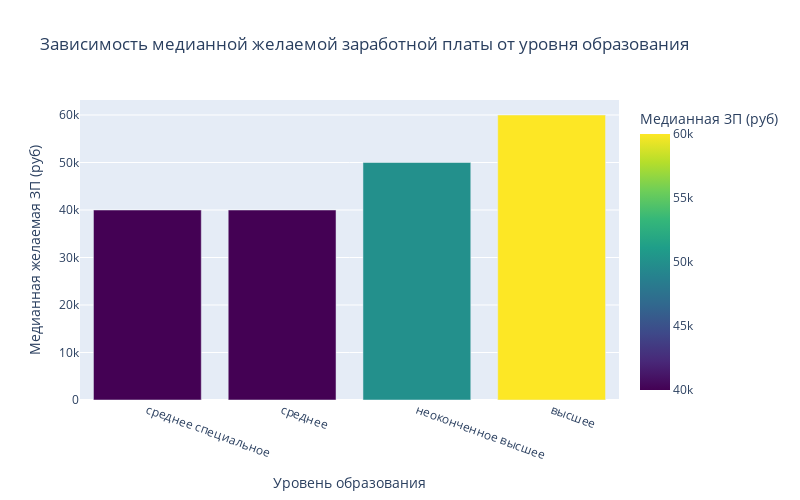

This figure's notebook cell:
### Markdown cell above
4. Постройте диаграмму, которая показывает зависимость **медианной** желаемой заработной платы (**"ЗП (руб)"**) от уровня образования (**"Образование"**). Используйте для диаграммы данные о резюме, где желаемая заработная плата меньше 1 млн рублей.
*Сделайте выводы по представленной диаграмме: для каких уровней образования наблюдаются наибольшие и наименьшие уровни желаемой заработной платы? Как вы считаете, важен ли признак уровня образования при прогнозировании заработной платы?*

### Code cell
# Выделяем данные с желаемой ЗП до 1 млн рублей
hh_to_1mln = hh_df[hh_df['ЗП (руб)'] < 1000000]

# Группируем по уровню образования, считаем медианную ЗП, сортируем по возрастанию
ed_salary = hh_to_1mln.groupby('Образование')['ЗП (руб)'].median().reset_index()
ed_salary.columns = ['Образование', 'Медианная ЗП (руб)']
ed_salary = ed_salary.sort_values('Медианная ЗП (руб)', ascending=True)

# Создаем столбчатую диаграмму
fig = px.bar(
    ed_salary,
    x='Образование',
    y='Медианная ЗП (руб)',
    title='Зависимость медианной желаемой заработной платы от уровня образования',
    color='Медианная ЗП (руб)',
    color_continuous_scale='viridis',
    
)

fig.update_layout(
    xaxis_title='Уровень образования',
    yaxis_title='Медианная желаемая ЗП (руб)',
    showlegend=False,
    height=500,
    width=800
)
fig.update_xaxes(tickangle=20)
fig.show()

### Figure 1 — Plotly figure (JSON) as saved in the notebook; plotly's stock layout.template omitted (floating-point values rounded to 4 significant figures)
{"data": [{"hovertemplate": "Образование=%{x}<br>Медианная ЗП (руб)=%{marker.color}<extra></extra>", "legendgroup": "", "marker": {"color": [40000.0, 40000.0, 50000.0, 60000.0], "coloraxis": "coloraxis", "pattern": {"shape": ""}}, "name": "", "orientation": "v", "showlegend": false, "textposition": "auto", "type": "bar", "x": ["среднее специальное", "среднее", "неоконченное высшее", "высшее"], "xaxis": "x", "y": [40000.0, 40000.0, 50000.0, 60000.0], "yaxis": "y"}], "layout": {"barmode": "relative", "coloraxis": {"colorbar": {"title": {"text": "Медианная ЗП (руб)"}}, "colorscale": [[0, "#440154"], [0.1111, "#482878"], [0.2222, "#3e4989"], [0.3333, "#31688e"], [0.4444, "#26828e"], [0.5556, "#1f9e89"], [0.6667, "#35b779"], [0.7778, "#6ece58"], [0.8889, "#b5de2b"], [1, "#fde725"]]}, "height": 500, "legend": {"tracegroupgap": 0}, "showlegend": false, "title": {"text": "Зависимость медианной желаемой заработной платы от уровня образования"}, "width": 800, "xaxis": {"anchor": "y", "domain": [0, 1], "tickangle": 20, "title": {"text": "Уровень образования"}}, "yaxis": {"anchor": "x", "domain": [0, 1], "title": {"text": "Медианная желаемая ЗП (руб)"}}}}
